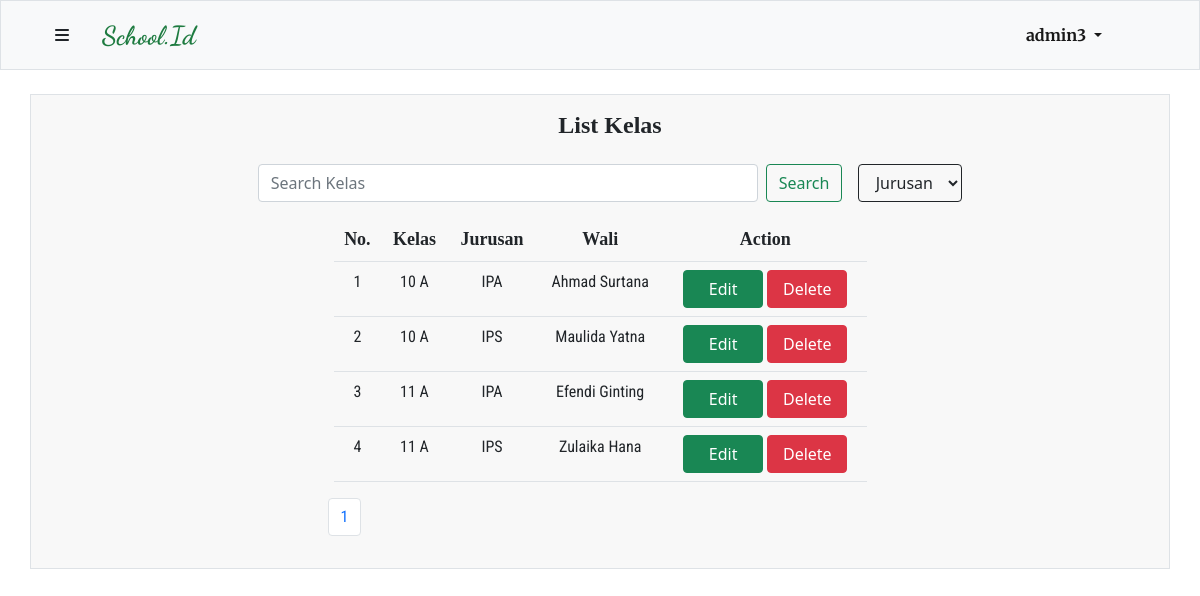
The app's page /php/class.php (signed in) with its own data.
### tables this page shows
CREATE TABLE `user` (
  `id` int(10) UNSIGNED NOT NULL,
  `username` varchar(100) NOT NULL,
  `password` varchar(200) NOT NULL,
  `email` varchar(200) NOT NULL,
  `status` enum('ADMIN','GURU','SISWA') DEFAULT NULL,
  `Created_at` timestamp NOT NULL DEFAULT current_timestamp()
);

CREATE TABLE `kelas` (
  `id` int(10) UNSIGNED NOT NULL,
  `nama_kelas` varchar(12) NOT NULL,
  `jurusan` enum('IPA','IPS') DEFAULT NULL,
  `wali_kelas` int(10) UNSIGNED DEFAULT NULL
);

CREATE TABLE `guru` (
  `id` int(10) UNSIGNED NOT NULL,
  `nama_guru` varchar(200) NOT NULL,
  `NIG` char(9) NOT NULL,
  `mapel_id` int(10) UNSIGNED NOT NULL,
  `user_id` int(10) UNSIGNED NOT NULL
);

### php/function.php (called while the page is built, shortened)
<?php
$connection = mysqli_connect("localhost","root","","tubes");
function show($query) {
    global $connection;
    $box = [];
    $result = mysqli_query($connection, $query);
    while($row = mysqli_fetch_assoc($result)) {
        $box[] = $row;
    }
    return $box;
}
?>

### php/class.php (the view, shortened to what this page needs)
<?php
require 'function.php';
$dataPerhalaman = 5;
if (isset($_GET["page"])) {
    $halamanAktif = $_GET["page"];
} else {
    $halamanAktif = 1;
}
$dataAwal = ($halamanAktif * $dataPerhalaman) - $dataPerhalaman;
$kelas = show ("SELECT kelas.id, kelas.nama_kelas, kelas.jurusan, guru.nama_guru FROM kelas JOIN guru ON kelas.wali_kelas = guru.id LIMIT $dataAwal, $dataPerhalaman") ;
$i = $dataAwal + 1;
?>
<!DOCTYPE html>
<html lang="en">
<head>
    <link href="https://cdn.jsdelivr.net/npm/bootstrap@5.1.3/dist/css/bootstrap.min.css" rel="stylesheet">
    <link rel="stylesheet" href="style/navbar.css">
    <link rel="stylesheet" href="style/template.css">
</head>
<body>
<?php include 'navbar.php' ?>
    <div class="container my-4 px-4 py-3 table-data border">
        <div class="table-title">
          <h4>List Kelas</h4>
        </div>
        <form class="d-flex search my-3 mx-auto"  method="POST">
          <input class="form-control me-2" type="search" placeholder="Search Kelas" aria-label="Search" name="keyword" autocomplete="off">
          <button class="btn btn-outline-success" name="find" type="submit">Search</button>
          <select class="btn ms-3 btn-outline-dark" name="filter" id="">
            <option value="">Jurusan</option>
          </select>
        </form>
        <div class="container-fluid mt-3">
          <table class="mx-auto table">
            <tr class="thead">
              <td class="table-header">No. </td>
              <td class="table-header">Kelas</td>
              <td class="table-header">Jurusan</td>
              <td class="table-header">Wali</td>
              <?php if(isset($_SESSION["admin"])) : ?>
                  <td class="table-header">Action</td>
              <?php elseif(isset($_SESSION["member"])) : ?>
                <?php if($_SESSION["member"] === "guru") : ?>
                  <td class="table-header">Action</td>
                <?php endif ; ?>
              <?php endif ; ?>
            </tr>
            <?php foreach($kelas as $kls) : ?>
                <tr class="tbody">
                    <td class="table-body"><?=$i?></td>
                    <td class="table-body"><?= $kls["nama_kelas"] ?></td>
                    <td class="table-body"><?= $kls["jurusan"]?></td>
                    <td class="table-body"><?= $kls["nama_guru"]?></td>
                      <?php if(isset($_SESSION["admin"])) : ?>
                          <td>
                            <a href="editclass.php?id=<?=$kls["id"]?>" class="btn btn-success">Edit</a>
                            <button type="button" class="btn btn-danger" data-bs-toggle="modal" data-bs-target="#delete<?=$kls["id"]?>">
                              Delete
                            </button>
                          </td>
                      <?php endif; ?>
                </tr>
            <?php $i++ ?>
            <?php endforeach ; ?>
          </table>
        </div>
        <?php include 'pagination.php' ?>
    </div>
</body>
</html>

### php/navbar.php (shortened to what this page needs)
<?php
$connection = mysqli_connect("localhost","root","","tubes");
$id = $_SESSION["userID"];
if(isset($_SESSION["admin"])) {
    $admin = mysqli_query($connection, "SELECT username FROM user WHERE id = $id");
    $data = mysqli_fetch_assoc($admin);
}
?>
    <nav class="navbar navbar-expand-lg navbar-light bg-light container-fluid border sticky-top">
        <div class="container navbar-head">
         <div class="logo">
            <button class="btn" type="button" data-bs-toggle="offcanvas" data-bs-target="#offcanvasRight" aria-controls="offcanvasRight"><i class="fas fa-bars"></i></button>
            <?php if(isset($_SESSION["admin"])) : ?>
                <a class="navbar-brand" href="admin.php">School.Id</a>
            <?php else : ?>
                <a class="navbar-brand" href="dashboard.php">School.Id</a>
            <?php endif ; ?>
         </div>
          <div class="login-register collapse navbar-collapse" id="navbarSupportedContent">
            <ul class="navbar-nav me-auto mb-2 mb-lg-0">
              <li class="nav-item dropdown">
                <a class="nav-link dropdown-toggle active me-5" href="" id="navbarDropdown" role="button" data-bs-toggle="dropdown" aria-expanded="false">
                    <?php if(isset($_SESSION["admin"])) : ?>
                         <?=$data["username"] ; ?>
                    <?php elseif($_SESSION["member"] === "siswa") :?>
                        <?=$data["nama_siswa"] ; ?>
                    <?php else :?>
                        <?=$data["nama_guru"] ; ?>
                    <?php endif ; ?>
                </a>
              </li>
            </ul>
          </div>
        </div>
    </nav>

### php/style/navbar.css (style rules this page uses)
* { margin: 0; padding: 0; box-sizing: border-box; }
.navbar { background-color: #f8f8f8; height: 70px; }
.navbar-brand { text-align: center; font-weight: 900 !important; font-size : 26px; margin: 0; padding: 0 20px; font-family: 'Dancing Script'; color: #1E7B40 !important; }
.navbar .logo { display: flex; text-align: center; }
.navbar .login-register { flex-grow: 0; font-family: 'Merriweather'; font-weight: bolder; }

### php/style/template.css (style rules this page uses)
* { margin: 0; padding: 0; box-sizing: border-box; }
.d-flex { align-items: center; justify-content: center; }
form { margin: 0 20px; }
.table-data { background-color: #f8f8f8; }
.search .form-control { margin: 0 20px; }
.form-control { max-width: 500px; width: 100%; }
.table-data table { width: 50%; text-align: center; }
.table-data .table-title { display: flex; justify-content: center; }
.table-data .table-title h4 { margin-left :20px; text-align: center; font-family: 'Merriweater'; font-weight: 900; }
.table-data table button { width: 80px; }
.table-data .thead { font-family: 'Merriweater', serif !important; font-weight: bold; font-size: 18px; }
th, td { padding: 10px 5px; }
.table-data td a { width: 80px; }
.table-data .table-body { font-family: 'Roboto Condensed', sans-serif;; }

### records on screen
user: username "admin3"
kelas: nama_kelas "10 A", jurusan "IPA", wali_kelas.nama_guru "Ahmad Surtana"
kelas: nama_kelas "10 A", jurusan "IPS", wali_kelas.nama_guru "Maulida Yatna"
kelas: nama_kelas "11 A", jurusan "IPA", wali_kelas.nama_guru "Efendi Ginting"
kelas: nama_kelas "11 A", jurusan "IPS", wali_kelas.nama_guru "Zulaika Hana"
